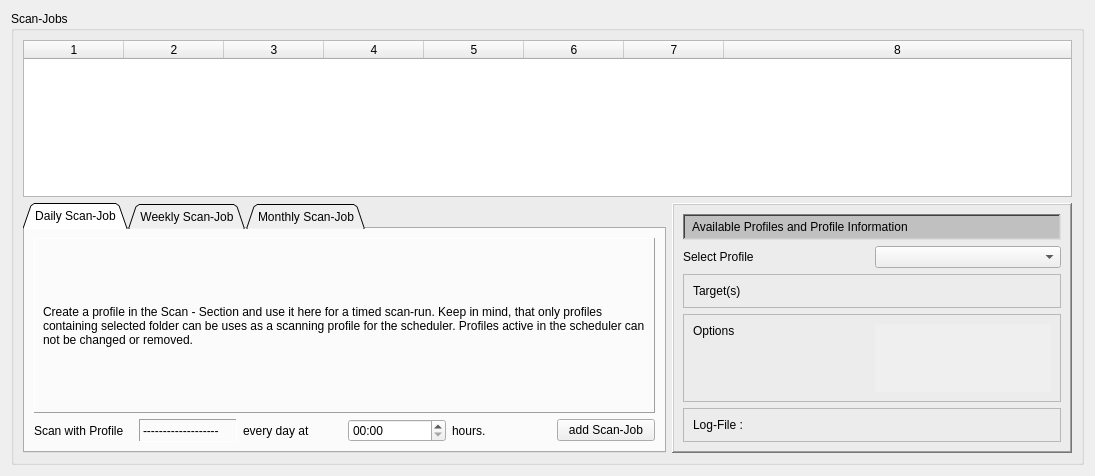
<?xml version="1.0" encoding="UTF-8"?>
<ui version="4.0">
 <class>scheduler</class>
 <widget class="QWidget" name="scheduler">
  <property name="geometry">
   <rect>
    <x>0</x>
    <y>0</y>
    <width>1095</width>
    <height>476</height>
   </rect>
  </property>
  <property name="windowTitle">
   <string>Form</string>
  </property>
  <layout class="QGridLayout" name="gridLayout">
   <item row="0" column="0">
    <widget class="QGroupBox" name="groupBox">
     <property name="title">
      <string>Scan-Jobs</string>
     </property>
     <layout class="QGridLayout" name="gridLayout_2">
      <item row="1" column="0">
       <widget class="QTabWidget" name="tabWidget">
        <property name="tabPosition">
         <enum>QTabWidget::North</enum>
        </property>
        <property name="tabShape">
         <enum>QTabWidget::Triangular</enum>
        </property>
        <property name="currentIndex">
         <number>0</number>
        </property>
        <property name="iconSize">
         <size>
          <width>22</width>
          <height>22</height>
         </size>
        </property>
        <property name="elideMode">
         <enum>Qt::ElideRight</enum>
        </property>
        <widget class="QWidget" name="dailyTab">
         <attribute name="icon">
          <iconset resource="../resources.qrc">
           <normaloff>:/icons/icons/daily.png</normaloff>:/icons/icons/daily.png</iconset>
         </attribute>
         <attribute name="title">
          <string>Daily Scan-Job</string>
         </attribute>
         <layout class="QGridLayout" name="gridLayout_3">
          <item row="1" column="0">
           <widget class="QLabel" name="dailyScanWithLabel">
            <property name="text">
             <string>Scan with Profile</string>
            </property>
           </widget>
          </item>
          <item row="1" column="1">
           <widget class="QLabel" name="dailyProfileLabel">
            <property name="frameShape">
             <enum>QFrame::Panel</enum>
            </property>
            <property name="frameShadow">
             <enum>QFrame::Sunken</enum>
            </property>
            <property name="text">
             <string>-------------------</string>
            </property>
           </widget>
          </item>
          <item row="1" column="2">
           <widget class="QLabel" name="dailyAtLabel">
            <property name="text">
             <string>every day at</string>
            </property>
           </widget>
          </item>
          <item row="1" column="3">
           <widget class="QTimeEdit" name="dailyTimeEdit">
            <property name="displayFormat">
             <string>hh:mm</string>
            </property>
           </widget>
          </item>
          <item row="1" column="4">
           <widget class="QLabel" name="dailyAClockLabel">
            <property name="text">
             <string>hours.</string>
            </property>
           </widget>
          </item>
          <item row="1" column="5">
           <widget class="QPushButton" name="dailyAddScanJobButton">
            <property name="text">
             <string>add Scan-Job</string>
            </property>
            <property name="icon">
             <iconset resource="../resources.qrc">
              <normaloff>:/icons/icons/scheduleAddButton.png</normaloff>:/icons/icons/scheduleAddButton.png</iconset>
            </property>
            <property name="iconSize">
             <size>
              <width>22</width>
              <height>22</height>
             </size>
            </property>
           </widget>
          </item>
          <item row="0" column="0" colspan="6">
           <widget class="QLabel" name="dailyInfoLabel">
            <property name="styleSheet">
             <string notr="true">padding:5px</string>
            </property>
            <property name="frameShape">
             <enum>QFrame::Panel</enum>
            </property>
            <property name="frameShadow">
             <enum>QFrame::Raised</enum>
            </property>
            <property name="text">
             <string>Create a profile in the Scan - Section and use it here for a timed scan-run. Keep in mind, that only profiles containing selected folder can be uses as a scanning profile for the scheduler. Profiles active in the scheduler can not be changed or removed.</string>
            </property>
            <property name="wordWrap">
             <bool>true</bool>
            </property>
           </widget>
          </item>
         </layout>
        </widget>
        <widget class="QWidget" name="weeklyTab">
         <attribute name="icon">
          <iconset resource="../resources.qrc">
           <normaloff>:/icons/icons/weekly.png</normaloff>:/icons/icons/weekly.png</iconset>
         </attribute>
         <attribute name="title">
          <string>Weekly Scan-Job</string>
         </attribute>
         <layout class="QGridLayout" name="gridLayout_4">
          <item row="1" column="0">
           <widget class="QLabel" name="weeklyScanWithLabel">
            <property name="text">
             <string>Scan with Profile</string>
            </property>
           </widget>
          </item>
          <item row="1" column="1">
           <widget class="QLabel" name="weeklyProfileLabel">
            <property name="frameShape">
             <enum>QFrame::Panel</enum>
            </property>
            <property name="frameShadow">
             <enum>QFrame::Sunken</enum>
            </property>
            <property name="text">
             <string>-------------------</string>
            </property>
           </widget>
          </item>
          <item row="1" column="2">
           <widget class="QLabel" name="weeklyEveryLabel">
            <property name="text">
             <string>every</string>
            </property>
           </widget>
          </item>
          <item row="1" column="3">
           <widget class="QComboBox" name="weeklyDayOfWeekComboBox">
            <item>
             <property name="text">
              <string>Monday</string>
             </property>
            </item>
            <item>
             <property name="text">
              <string>Tuesday</string>
             </property>
            </item>
            <item>
             <property name="text">
              <string>Wednesday</string>
             </property>
            </item>
            <item>
             <property name="text">
              <string>Thursdas</string>
             </property>
            </item>
            <item>
             <property name="text">
              <string>Friday</string>
             </property>
            </item>
            <item>
             <property name="text">
              <string>Saturday</string>
             </property>
            </item>
            <item>
             <property name="text">
              <string>Sunday</string>
             </property>
            </item>
           </widget>
          </item>
          <item row="1" column="4">
           <widget class="QLabel" name="weeklyAtLabel">
            <property name="text">
             <string>at</string>
            </property>
           </widget>
          </item>
          <item row="1" column="5">
           <widget class="QTimeEdit" name="weeklyTimeEdit">
            <property name="displayFormat">
             <string>hh:mm</string>
            </property>
           </widget>
          </item>
          <item row="1" column="6">
           <widget class="QLabel" name="weeklyAClockLabel">
            <property name="text">
             <string>hours.</string>
            </property>
           </widget>
          </item>
          <item row="1" column="7">
           <widget class="QPushButton" name="weeklyAddScanJobButton">
            <property name="text">
             <string>add Scan-Job</string>
            </property>
            <property name="icon">
             <iconset resource="../resources.qrc">
              <normaloff>:/icons/icons/scheduleAddButton.png</normaloff>:/icons/icons/scheduleAddButton.png</iconset>
            </property>
            <property name="iconSize">
             <size>
              <width>22</width>
              <height>22</height>
             </size>
            </property>
           </widget>
          </item>
          <item row="0" column="0" colspan="8">
           <widget class="QLabel" name="weeklyInfoLabel">
            <property name="styleSheet">
             <string notr="true">padding:5px</string>
            </property>
            <property name="frameShape">
             <enum>QFrame::Panel</enum>
            </property>
            <property name="frameShadow">
             <enum>QFrame::Raised</enum>
            </property>
            <property name="text">
             <string>Create a profile in the Scan - Section and use it here for a timed scan-run. Keep in mind, that only profiles containing selected folder can be uses as a scanning profile for the scheduler. Profiles active in the scheduler can not be changed or removed.</string>
            </property>
            <property name="wordWrap">
             <bool>true</bool>
            </property>
           </widget>
          </item>
         </layout>
        </widget>
        <widget class="QWidget" name="monthlyTab">
         <attribute name="icon">
          <iconset resource="../resources.qrc">
           <normaloff>:/icons/icons/monthly.png</normaloff>:/icons/icons/monthly.png</iconset>
         </attribute>
         <attribute name="title">
          <string>Monthly Scan-Job</string>
         </attribute>
         <layout class="QGridLayout" name="gridLayout_5">
          <item row="1" column="0">
           <widget class="QLabel" name="monthlyScanWithLabel">
            <property name="text">
             <string>Scan with Profile</string>
            </property>
           </widget>
          </item>
          <item row="1" column="1">
           <widget class="QLabel" name="monthlyProfileLable">
            <property name="frameShape">
             <enum>QFrame::Panel</enum>
            </property>
            <property name="frameShadow">
             <enum>QFrame::Sunken</enum>
            </property>
            <property name="text">
             <string>-------------------</string>
            </property>
           </widget>
          </item>
          <item row="1" column="2">
           <widget class="QLabel" name="monthlyEveryLabel">
            <property name="text">
             <string>at the</string>
            </property>
           </widget>
          </item>
          <item row="1" column="3">
           <widget class="QSpinBox" name="monthlyDaySpinBox">
            <property name="minimum">
             <number>1</number>
            </property>
            <property name="maximum">
             <number>28</number>
            </property>
           </widget>
          </item>
          <item row="1" column="4">
           <widget class="QLabel" name="monthlyAtLabel">
            <property name="text">
             <string>day at</string>
            </property>
           </widget>
          </item>
          <item row="1" column="5">
           <widget class="QTimeEdit" name="monthlyTimeEdit">
            <property name="displayFormat">
             <string>hh:mm</string>
            </property>
           </widget>
          </item>
          <item row="1" column="6">
           <widget class="QLabel" name="monthlyAClockLabel">
            <property name="text">
             <string>hours.</string>
            </property>
           </widget>
          </item>
          <item row="1" column="7">
           <widget class="QPushButton" name="monthlyAddScanJobButton">
            <property name="text">
             <string>add Scan-Job</string>
            </property>
            <property name="icon">
             <iconset resource="../resources.qrc">
              <normaloff>:/icons/icons/scheduleAddButton.png</normaloff>:/icons/icons/scheduleAddButton.png</iconset>
            </property>
            <property name="iconSize">
             <size>
              <width>22</width>
              <height>22</height>
             </size>
            </property>
           </widget>
          </item>
          <item row="0" column="0" colspan="8">
           <widget class="QLabel" name="monthlyInfoLabel">
            <property name="styleSheet">
             <string notr="true">padding:5px</string>
            </property>
            <property name="frameShape">
             <enum>QFrame::Panel</enum>
            </property>
            <property name="frameShadow">
             <enum>QFrame::Raised</enum>
            </property>
            <property name="text">
             <string>Create a profile in the Scan - Section and use it here for a timed scan-run. Keep in mind, that only profiles containing selected folder can be uses as a scanning profile for the scheduler. Profiles active in the scheduler can not be changed or removed.</string>
            </property>
            <property name="wordWrap">
             <bool>true</bool>
            </property>
           </widget>
          </item>
         </layout>
        </widget>
       </widget>
      </item>
      <item row="0" column="0" colspan="2">
       <widget class="QTableWidget" name="scanJobTableWidget">
        <property name="editTriggers">
         <set>QAbstractItemView::NoEditTriggers</set>
        </property>
        <property name="showDropIndicator" stdset="0">
         <bool>false</bool>
        </property>
        <property name="wordWrap">
         <bool>false</bool>
        </property>
        <property name="columnCount">
         <number>8</number>
        </property>
        <attribute name="horizontalHeaderCascadingSectionResizes">
         <bool>true</bool>
        </attribute>
        <attribute name="horizontalHeaderShowSortIndicator" stdset="0">
         <bool>true</bool>
        </attribute>
        <attribute name="horizontalHeaderStretchLastSection">
         <bool>true</bool>
        </attribute>
        <attribute name="verticalHeaderVisible">
         <bool>false</bool>
        </attribute>
        <attribute name="verticalHeaderStretchLastSection">
         <bool>false</bool>
        </attribute>
        <column/>
        <column/>
        <column/>
        <column/>
        <column/>
        <column/>
        <column/>
        <column/>
       </widget>
      </item>
      <item row="1" column="1">
       <widget class="QFrame" name="profileInfoFrame">
        <property name="minimumSize">
         <size>
          <width>400</width>
          <height>0</height>
         </size>
        </property>
        <property name="frameShape">
         <enum>QFrame::WinPanel</enum>
        </property>
        <property name="frameShadow">
         <enum>QFrame::Raised</enum>
        </property>
        <layout class="QGridLayout" name="gridLayout_8">
         <item row="0" column="0">
          <widget class="QLabel" name="profileInfoHeaderLabel">
           <property name="styleSheet">
            <string notr="true">padding:5px;background:#c0c0c0</string>
           </property>
           <property name="frameShape">
            <enum>QFrame::WinPanel</enum>
           </property>
           <property name="frameShadow">
            <enum>QFrame::Sunken</enum>
           </property>
           <property name="text">
            <string>Available Profiles and Profile Information</string>
           </property>
          </widget>
         </item>
         <item row="1" column="0">
          <layout class="QHBoxLayout" name="horizontalLayout">
           <item>
            <widget class="QLabel" name="profileLabel">
             <property name="text">
              <string>Select Profile</string>
             </property>
            </widget>
           </item>
           <item>
            <widget class="QComboBox" name="profileComboBox"/>
           </item>
          </layout>
         </item>
         <item row="2" column="0">
          <widget class="QFrame" name="frame">
           <property name="frameShape">
            <enum>QFrame::StyledPanel</enum>
           </property>
           <property name="frameShadow">
            <enum>QFrame::Raised</enum>
           </property>
           <layout class="QHBoxLayout" name="horizontalLayout_4">
            <item>
             <layout class="QHBoxLayout" name="horizontalLayout_2">
              <item>
               <widget class="QLabel" name="targetLabel">
                <property name="text">
                 <string>Target(s)</string>
                </property>
                <property name="alignment">
                 <set>Qt::AlignLeading|Qt::AlignLeft|Qt::AlignTop</set>
                </property>
               </widget>
              </item>
              <item>
               <widget class="QLabel" name="targetInfoLabel">
                <property name="styleSheet">
                 <string notr="true"/>
                </property>
                <property name="frameShape">
                 <enum>QFrame::NoFrame</enum>
                </property>
                <property name="frameShadow">
                 <enum>QFrame::Plain</enum>
                </property>
                <property name="text">
                 <string/>
                </property>
                <property name="scaledContents">
                 <bool>true</bool>
                </property>
                <property name="alignment">
                 <set>Qt::AlignLeading|Qt::AlignLeft|Qt::AlignTop</set>
                </property>
                <property name="wordWrap">
                 <bool>true</bool>
                </property>
               </widget>
              </item>
             </layout>
            </item>
           </layout>
          </widget>
         </item>
         <item row="3" column="0">
          <widget class="QFrame" name="frame_2">
           <property name="frameShape">
            <enum>QFrame::StyledPanel</enum>
           </property>
           <property name="frameShadow">
            <enum>QFrame::Raised</enum>
           </property>
           <layout class="QGridLayout" name="gridLayout_6">
            <item row="0" column="0">
             <layout class="QHBoxLayout" name="horizontalLayout_3">
              <item>
               <widget class="QLabel" name="optionsLabel">
                <property name="text">
                 <string>Options</string>
                </property>
                <property name="alignment">
                 <set>Qt::AlignLeading|Qt::AlignLeft|Qt::AlignTop</set>
                </property>
               </widget>
              </item>
             </layout>
            </item>
            <item row="0" column="1">
             <widget class="QScrollArea" name="scrollArea">
              <property name="sizePolicy">
               <sizepolicy hsizetype="Minimum" vsizetype="Expanding">
                <horstretch>0</horstretch>
                <verstretch>0</verstretch>
               </sizepolicy>
              </property>
              <property name="frameShape">
               <enum>QFrame::NoFrame</enum>
              </property>
              <property name="widgetResizable">
               <bool>true</bool>
              </property>
              <widget class="QWidget" name="scrollAreaWidgetContents">
               <property name="geometry">
                <rect>
                 <x>0</x>
                 <y>0</y>
                 <width>176</width>
                 <height>68</height>
                </rect>
               </property>
               <layout class="QVBoxLayout" name="verticalLayout">
                <item>
                 <widget class="QLabel" name="optionsInfoLabel">
                  <property name="frameShape">
                   <enum>QFrame::NoFrame</enum>
                  </property>
                  <property name="frameShadow">
                   <enum>QFrame::Plain</enum>
                  </property>
                  <property name="text">
                   <string/>
                  </property>
                  <property name="scaledContents">
                   <bool>true</bool>
                  </property>
                  <property name="alignment">
                   <set>Qt::AlignLeading|Qt::AlignLeft|Qt::AlignTop</set>
                  </property>
                  <property name="wordWrap">
                   <bool>true</bool>
                  </property>
                 </widget>
                </item>
               </layout>
              </widget>
             </widget>
            </item>
           </layout>
          </widget>
         </item>
         <item row="4" column="0">
          <widget class="QFrame" name="frame_3">
           <property name="frameShape">
            <enum>QFrame::StyledPanel</enum>
           </property>
           <property name="frameShadow">
            <enum>QFrame::Raised</enum>
           </property>
           <layout class="QGridLayout" name="gridLayout_7">
            <item row="0" column="0">
             <widget class="QLabel" name="logFileLabel">
              <property name="text">
               <string>Log-File : </string>
              </property>
             </widget>
            </item>
           </layout>
          </widget>
         </item>
         <item row="5" column="0">
          <spacer name="verticalSpacer">
           <property name="orientation">
            <enum>Qt::Vertical</enum>
           </property>
           <property name="sizeHint" stdset="0">
            <size>
             <width>20</width>
             <height>34</height>
            </size>
           </property>
          </spacer>
         </item>
        </layout>
       </widget>
      </item>
     </layout>
    </widget>
   </item>
  </layout>
 </widget>
 <resources>
  <include location="../resources.qrc"/>
 </resources>
 <connections>
  <connection>
   <sender>monthlyAddScanJobButton</sender>
   <signal>clicked()</signal>
   <receiver>scheduler</receiver>
   <slot>slot_addMonthlyScanJobButtonClicked()</slot>
   <hints>
    <hint type="sourcelabel">
     <x>110</x>
     <y>279</y>
    </hint>
    <hint type="destinationlabel">
     <x>3</x>
     <y>352</y>
    </hint>
   </hints>
  </connection>
  <connection>
   <sender>weeklyAddScanJobButton</sender>
   <signal>clicked()</signal>
   <receiver>scheduler</receiver>
   <slot>slot_addWeeklyScanJobButtonClicked()</slot>
   <hints>
    <hint type="sourcelabel">
     <x>110</x>
     <y>279</y>
    </hint>
    <hint type="destinationlabel">
     <x>7</x>
     <y>347</y>
    </hint>
   </hints>
  </connection>
  <connection>
   <sender>dailyAddScanJobButton</sender>
   <signal>clicked()</signal>
   <receiver>scheduler</receiver>
   <slot>slot_addDailyScanJobButtonClicked()</slot>
   <hints>
    <hint type="sourcelabel">
     <x>517</x>
     <y>389</y>
    </hint>
    <hint type="destinationlabel">
     <x>6</x>
     <y>320</y>
    </hint>
   </hints>
  </connection>
  <connection>
   <sender>profileComboBox</sender>
   <signal>activated(QString)</signal>
   <receiver>scheduler</receiver>
   <slot>slot_profileSelectionChanged()</slot>
   <hints>
    <hint type="sourcelabel">
     <x>1037</x>
     <y>289</y>
    </hint>
    <hint type="destinationlabel">
     <x>1089</x>
     <y>248</y>
    </hint>
   </hints>
  </connection>
 </connections>
 <slots>
  <slot>slot_addMonthlyScanJobButtonClicked()</slot>
  <slot>slot_addDailyScanJobButtonClicked()</slot>
  <slot>slot_addWeeklyScanJobButtonClicked()</slot>
  <slot>slot_profileSelectionChanged()</slot>
 </slots>
</ui>
